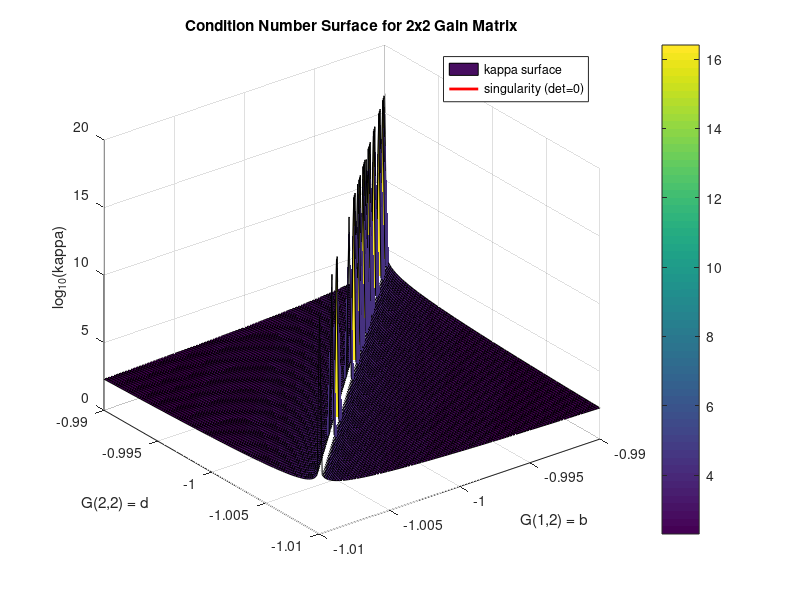

Write MATLAB code to recreate this figure.
% condition_surface_demo.m
% Demo: Visualize the condition number surface for a 2x2 parameterized matrix
% Shows how small changes in gain matrix elements can cause large changes
% in condition number -- the hallmark of ill-conditioned MPC problems.

% Parameterized 2x2 gain matrix: G = [a, b; c, d]
% Vary b and d around nominal values to see condition surface

a = 1.0; c = 1.0;  % Fixed parameters
b_vals = linspace(-0.99, -1.01, 100);
d_vals = linspace(-0.99, -1.01, 100);
[B, D] = meshgrid(b_vals, d_vals);

Kappa = zeros(size(B));
for i = 1:length(b_vals)
    for j = 1:length(d_vals)
        G = [a, B(i,j); c, D(i,j)];
        Kappa(i,j) = cond(G);
    end
end

figure;
surf(B, D, log10(Kappa));
xlabel('G(1,2) = b'); ylabel('G(2,2) = d');
zlabel('log_{10}(kappa)');
title('Condition Number Surface for 2x2 Gain Matrix');
colorbar;

% Mark the singular point where det(G) = 0 (a*d - b*c = 0 => d = b*c/a)
hold on;
b_line = b_vals;
d_line = b_line * c / a;
plot3(b_line, d_line, log10(max(Kappa(:)))*ones(size(b_line)), 'r-', 'LineWidth', 2);
legend('kappa surface', 'singularity (det=0)');

saveas(gcf, 'condition_surface.png');
disp('Demo complete: condition surface saved as condition_surface.png');
